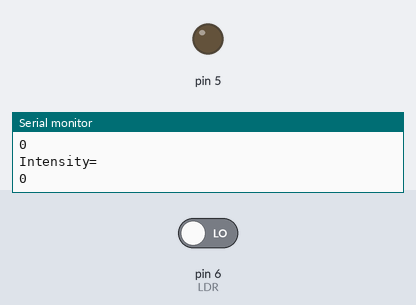
Recording of a sketch running on a simulated Arduino Uno, built with avr-gcc and run on an emulated ATmega328P. On the bench: output pins drawn as LEDs (lit = HIGH), the last lines printed to the serial monitor. The test bench sets the inputs (shaded band); at power-on: pin 6 (LDR) LOW.

Above: at 1.4 s.
1.5 s: pin 6 (LDR) driven HIGH
At 2.3 s:
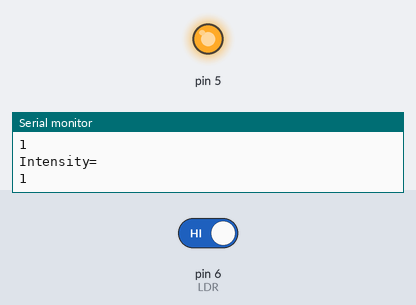
3.3 s: pin 6 (LDR) driven LOW
At 4.9 s:
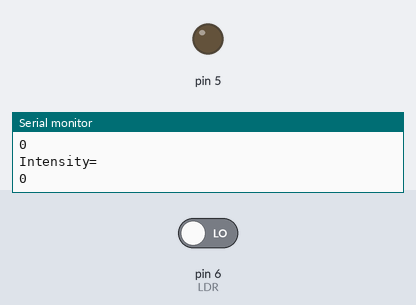
Timing chart, 0 to 6.4 s (numbered marks = the images above; inputs shaded):
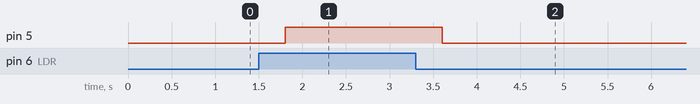

The sketch:

LDR__3.1_code.ino
```cpp
void setup()
{
pinMode (6, INPUT) ;
pinMode (5, OUTPUT) ;
Serial.begin(9600);     //initialise serial monitor
}

void loop()
{
  int ldrval=digitalRead (6);     //assign value of LDR sensor to a temporary variable
  Serial.println("Intensity=");   //print on serial monitor using ""
  Serial.println(ldrval);   //display output on serial monitor
  delay (300) ;
  if (ldrval==HIGH)     //HIGH means, light got blocked
  {
    digitalWrite(5,HIGH) ;    //if light is not present,LED on
  }
  else
  {
  digitalWrite(5,LOW) ;     //if light is present,LED off
  }
}
```

Measured:
- after the input at 1.5 s, pin 5: LOW → HIGH after 0.30 s
- after the input at 3.3 s, pin 5: HIGH → LOW after 0.30 s
